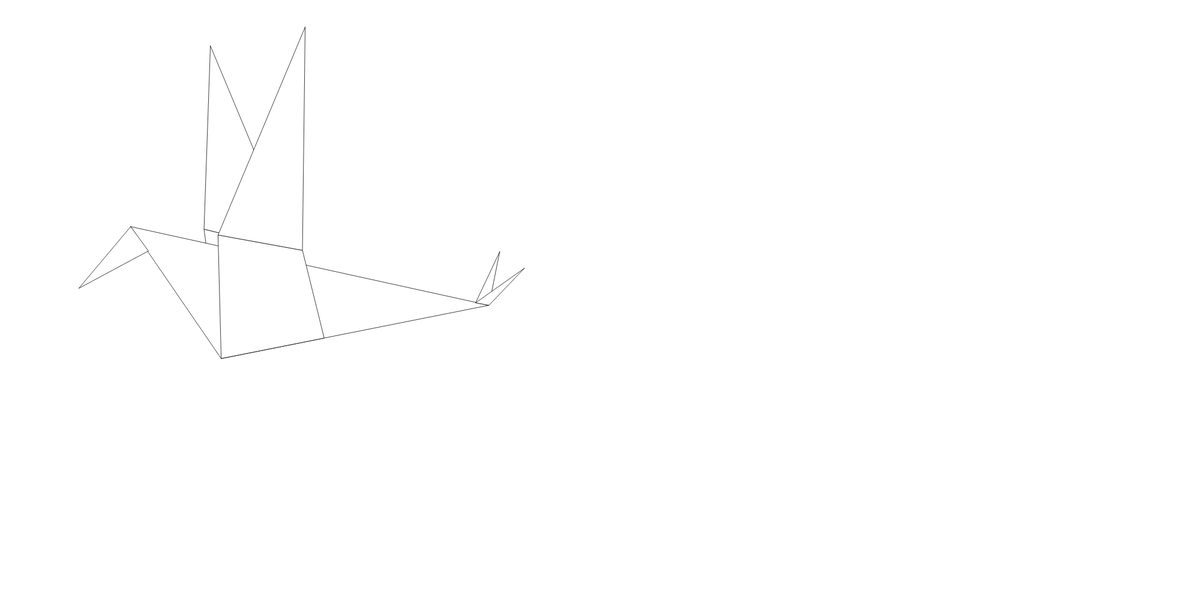
Frame 1 (no input)
Frame 60 (no input): identical to frame 1, image omitted
Frame 120 (the mouse pressed at the canvas centre since frame 60): identical to frame 1, image omitted

The p5.js sketch that drew this single still picture (run headless with seeded random() and noise() and a simulated clock; from frame 60 on, the mouse is pressed at the canvas centre):

// p5.js sketch
// ── sketch.js
var wingState;
function setup() {
frameRate(20);
  createCanvas(2000, 1000);
  wingState = new WingStates();
}

function draw() {
	background(255);
	console.log(mouseX + ", " + mouseY);

	var stateOfWings = wingState.getWingState();

	//Head
	var mainHeadPoint = createVector(200, 400);		//starting base for all points
	mainHeadPoint.add(stateOfWings[2]);
	var lowerHeadPoint = createVector(mainHeadPoint.x + 30, mainHeadPoint.y + 65);
	var beakPoint = createVector(mainHeadPoint.x - 150, mainHeadPoint.y + 120);
	
	//belly
	var bellyPoint = createVector(mainHeadPoint.x + 150, mainHeadPoint.y + 350);	//bottom belly corner of bottom
	var bellyPoint2 = createVector(bellyPoint.x + 250, bellyPoint.y);
	
	//tail
	var tailPoint = createVector(mainHeadPoint.x + 800, bellyPoint.y);
	var outTailTip = createVector(tailPoint.x + 100, tailPoint.y - 70);
	var innerTailTip = createVector(outTailTip.x - 50, outTailTip.y - 50);
	var tailBase = createVector(tailPoint.x - 30, tailPoint.y - 12);

	//wing hinges
	var outWingHinge1 = createVector(mainHeadPoint.x + 200, mainHeadPoint.y + 60);	//closer to head
	var outWingHinge2 = createVector(bellyPoint2.x - 10, outWingHinge1.y + 75);		//closer to tail
	var innerWingHinge1 = createVector(outWingHinge1.x-30, outWingHinge1.y-20); //closer to head
	var innerWingHinge2 = createVector(outWingHinge2.x-15, outWingHinge2.y);	//closer to tail
	
	//wing tips
	var innerWingTip = stateOfWings[0];
	var outWingTip = stateOfWings[1];

	scale(.7);
	rotate(-PI/16);
	translate(0, 200);

	//inner winge hinge
	beginShape();
		vertex(bellyPoint.x, bellyPoint.y);
  		vertex(innerWingHinge1.x, innerWingHinge1.y);
  		vertex(innerWingHinge2.x, innerWingHinge2.y);
  		vertex(bellyPoint2.x, bellyPoint2.y);
	endShape(CLOSE);
	//inner wing
	beginShape();
		vertex(innerWingTip.x, innerWingTip.y);
		vertex(innerWingHinge1.x, innerWingHinge1.y);
  		vertex(innerWingHinge2.x, innerWingHinge2.y);
  	endShape(CLOSE);
  	//body
  	beginShape();
  		vertex(mainHeadPoint.x, mainHeadPoint.y);
  		vertex(bellyPoint.x, bellyPoint.y);
  		vertex(tailPoint.x, tailPoint.y);
  	endShape(CLOSE);
  	//head
  	beginShape();
  		vertex(mainHeadPoint.x, mainHeadPoint.y);
  		vertex(beakPoint.x, beakPoint.y);
  		vertex(lowerHeadPoint.x, lowerHeadPoint.y);
  	endShape(CLOSE);
  	//outer wing hinge
  	beginShape(QUADS); 		//torso of wing
  		vertex(bellyPoint.x, bellyPoint.y);
  		vertex(outWingHinge1.x, outWingHinge1.y);
  		vertex(outWingHinge2.x, outWingHinge2.y);
  		vertex(bellyPoint2.x, bellyPoint2.y);
  	endShape(CLOSE);
  	//outer wing
  	beginShape();
  		vertex(outWingTip.x, outWingTip.y);
  		vertex(outWingHinge1.x, outWingHinge1.y);
  		vertex(outWingHinge2.x, outWingHinge2.y);
  	endShape(CLOSE);
  	//inner tail
  	beginShape();
  		vertex(innerTailTip.x, innerTailTip.y);
  		vertex(tailBase.x, tailBase.y);
  		vertex(tailPoint.x, tailPoint.y);
  	endShape(CLOSE);
  	//outter tail
  	beginShape();
  		vertex(outTailTip.x, outTailTip.y);
  		vertex(tailBase.x, tailBase.y);
  		vertex(tailPoint.x, tailPoint.y);
  	endShape(CLOSE);


  	//ellipse(mainHeadPoint.x, mainHeadPoint.y, 10,10);
  	//ellipse(lowerHeadPoint.x, lowerHeadPoint.y, 10,10);
  	//ellipse(beakPoint.x, beakPoint.y, 10,10);
  	//ellipse(bellyPoint.x, bellyPoint.y, 10,10);
  	//ellipse(outTailTip.x, outTailTip.y, 10,10);
  	//ellipse(tailBase.x, tailBase.y, 10,10);
  	//ellipse(outWingHinge1.x, outWingHinge1.y, 10,10);
  	//ellipse(outWingHinge2.x, outWingHinge2.y, 10,10);
  	//ellipse(innerWingHinge1.x, innerWingHinge1.y, 10,10);
  	//ellipse(innerWingHinge2.x, innerWingHinge2.y, 10,10);

  	//ellipse(bellyPoint2.x, bellyPoint2.y, 10,10);


}


function WingStates(){
	this.stateCounter = -1;			//keeps track of what state the wings are in
	this.direction = 1;				//what is added to wing state to change states. can be negative to cycle in reverse
	this.states = new Array(6);		//[x][0] is inner wing and [x][1] is outer wing
	for(var i = 0; i < this.states.length; i++){	//make second demension of array
		this.states[i] = new Array(3);
	}
	
	//Wings pointing upwards
	this.states[0][0] = createVector(470, 5);	//inner wing
	this.states[0][1] = createVector(700, 5);	//outer wing
	this.states[0][2] = createVector(0, 0);

	this.states[1][0] = createVector(270, 50);	//inner wing;
	this.states[1][1] = createVector(1000, 200);
	this.states[1][2] = createVector(0, 0);

	this.states[2][0] = createVector(200, 150);	//inner wing;
	this.states[2][1] = createVector(1070, 300);
	this.states[2][2] = createVector(0, 0);

	this.states[3][0] = createVector(80, 590);	//inner wing;
	this.states[3][1] = createVector(850, 950);
	this.states[0][2] = createVector(0, -10);

	this.states[4][0] = createVector(150, 825);	//inner wing;
	this.states[4][1] = createVector(650, 950);
	this.states[4][2] = createVector(0, -20);

	this.states[5][0] = createVector(200, 1000);	//inner wing;
	this.states[5][1] = createVector(480, 1100);
	this.states[5][2] = createVector(0, -30);
}

WingStates.prototype.getWingState = function(){
	this.stateCounter += this.direction;

	
	if(this.stateCounter >= this.states.length){
		this.direction = -1;		//switch directions
		this.stateCounter += this.direction;
	}else if(this.stateCounter < 0){
		this.direction = 1;
		this.stateCounter += this.direction;
	}

	return this.states[this.stateCounter];;
}
